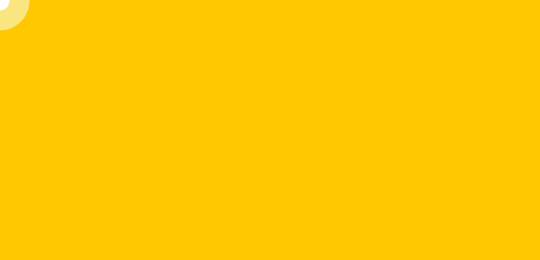
Frame 1 (no input)
Frame 60 (the mouse pressed at the canvas centre just before this capture): identical to frame 1, image omitted
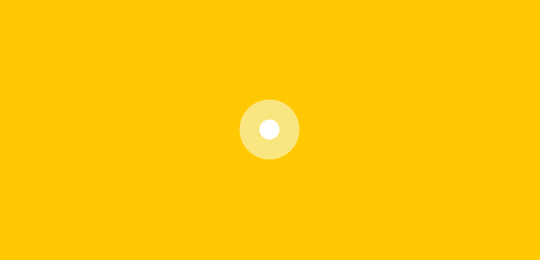
Frame 120 (the mouse held since frame 60 and released just before this capture)

The Processing sketch that drew these frames (run headless with seeded random() and noise(); from frame 60 on, the mouse is pressed at the canvas centre):

// Processing sketch: processing_107698
// ── processing_107698.pde

float x = 100;
float y = 100;
float angle1 = 20.0;
float segLength = 1;

void setup() {
  size(540, 260);
  strokeWeight(20.0);
  stroke(250,230,128);
}

void draw() {
  background(255,200,0);
  float dx = mouseX;
  float dy = mouseY;
  angle1 = atan2(dy, dx);  
  x = mouseX - (cos(angle1) * segLength);
  y = mouseY - (sin(angle1) * segLength);
 

  ellipse(x, y, 40, 40);




}
